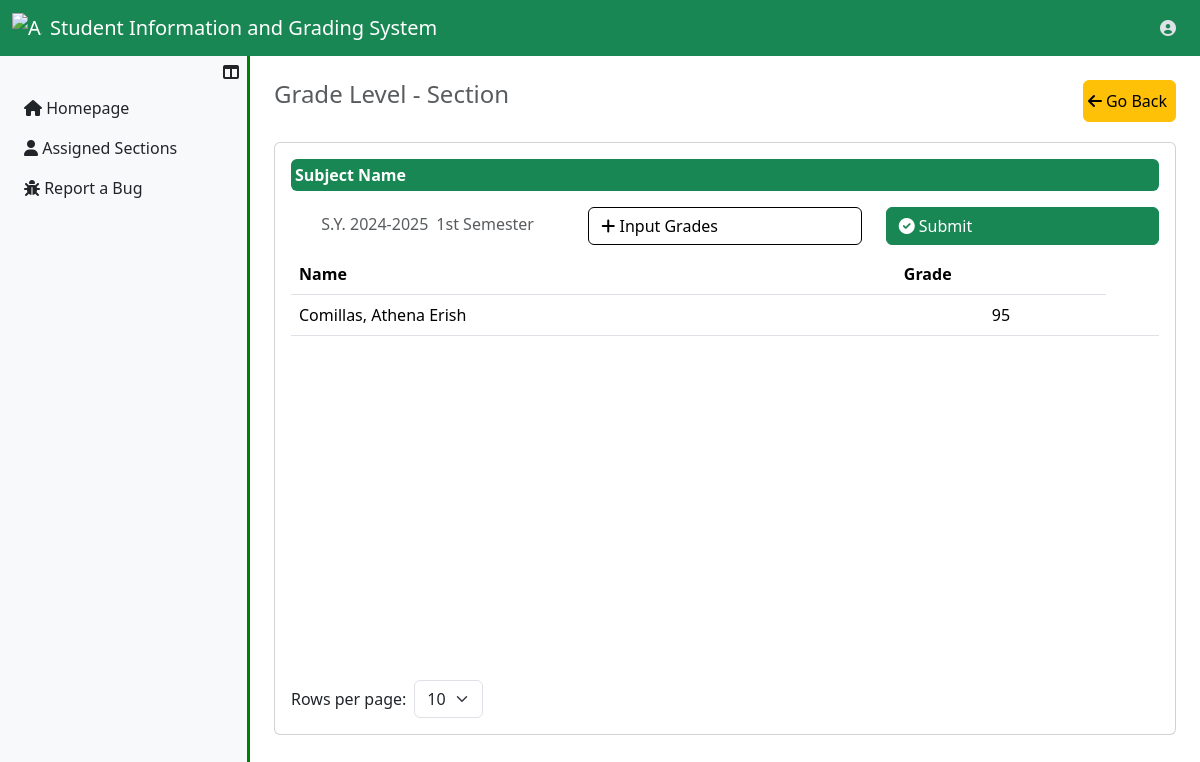
Screenshot of /UserFaculty/viewSubject.php (signed in) with the database file from the repository.
### tables this page shows
CREATE TABLE `sc_assignments_tbl` (
  `assignment_id` int(11) NOT NULL,
  `fk_student_id` int(11) NOT NULL,
  `fk_year_id` int(11) NOT NULL,
  `fk_strand_id` int(11) NOT NULL,
  `fk_section_id` int(11) NOT NULL,
  `academic_year` varchar(20) NOT NULL,
  `assignment_status` enum('Active','Completed','Transferred') NOT NULL DEFAULT 'Active',
  `insrt_ts` datetime NOT NULL,
  `updt_ts` datetime NOT NULL
);

CREATE TABLE `students_tbl` (
  `student_id` int(11) NOT NULL,
  `lrn_number` varchar(250) NOT NULL,
  `s_fname` varchar(50) NOT NULL,
  `s_mname` varchar(50) DEFAULT NULL,
  `s_lname` varchar(50) NOT NULL,
  `s_suffix` varchar(10) DEFAULT NULL,
  `s_sex` enum('Male','Female') NOT NULL,
  `s_birthdate` date NOT NULL,
  `s_status` enum('Active','Inactive') NOT NULL,
  `insrt_ts` datetime NOT NULL,
  `updt_ts` datetime DEFAULT NULL
);

CREATE TABLE `student_grades_tbl` (
  `student_grade_id` int(11) NOT NULL,
  `fk_student_subject_id` int(11) NOT NULL,
  `fk_faculty_id` int(11) NOT NULL,
  `student_grade` decimal(10,0) NOT NULL,
  `grade_status` enum('Pending','Approved') NOT NULL DEFAULT 'Approved',
  `insrt_ts` datetime NOT NULL,
  `updt_ts` datetime DEFAULT NULL
);

### UserFaculty/viewSubject.php (the view, shortened to what this page needs)
<?php
    include ("../server_connection/db_connect.php");
?>
<!DOCTYPE html>
<html lang="en">
<head>
    <link rel="stylesheet" href="../../Bootstrap/css/bootstrap.min.css">
    <link rel="stylesheet" href="https://cdnjs.cloudflare.com/ajax/libs/font-awesome/6.0.0-beta3/css/all.min.css">
</head>
<body>
    <?php include '../Assets/components/Navbar.php'; ?>
    <div class="d-flex">
        <?php include '../Assets/components/FacultySidebar.php'; ?>
        <div class="content p-4 flex-grow-1">
            <div class="d-flex justify-content-between">
                <h4 class="text-muted">Grade Level - Section</h4>
                <a href="submitGrade.php" class="link-offset-2 link-underline link-underline-opacity-0">
                <button type="button" class="btn btn-warning d-flex justify-content-center align-items-center text-center p-1">
                    <i class="fas fa-arrow-left"></i>
                    <span class="text-wrap p-1" href="/submitGrade.php">Go Back</span>
                </button>
                </a>
            </div>
            <div class="card table-container" >
                <div class="card-body">
                <div class="d-flex mb-3 p-1 bg-success rounded text-white fw-bold justify-content-between">Subject Name</div>
                <div class="row">
                    <div class="col-12 col-sm-4 col-md-4 mb-2">
                        <div class="d-flex mt-1 w-100 justify-content-center align-items-center">
                            <h6 class="text-muted p-1">S.Y. 2024-2025</h6>
                            <h6 class="text-muted p-1">1st Semester</h6>
                        </div>
                    </div>
                    <div class="col-12 col-sm-4 col-md-4 mb-2">
                        <a href="#" class="btn border-black text-black bg-white text-start w-100">
                            <i class="fas fa-plus"></i> Input Grades
                        </a>
                    </div>
                    <div class="col-12 col-sm-4 col-md-4 mb-2">
                        <a href="#" class="btn btn-success text-start w-100">
                            <i class="fa fa-check-circle"></i> Submit
                        </a>
                    </div>
                </div>
                    <div class="table-responsive">
                        <table class="table" id="studentsTable">
                            <thead>
                                <tr>
                                    <th>Name</th>
                                    <th>Grade</th>
                                </tr>
                            </thead>
                            <tbody id="tableBody" align="center">
                                <?php
                                    $sql = "SELECT SC.assignment_id, A.student_id, A.s_fname, A.s_lname, A.s_status,
                                    B.student_grade_id, B.student_grade
                                    FROM sc_assignments_tbl  AS SC INNER JOIN
                                    students_tbl AS A on SC.fk_student_id=A.student_id
                                    INNER JOIN student_grades_tbl AS B ON SC.fk_student_id=B.student_grade_id";
                                    try
                                    {
                                        $result=$conn->prepare($sql);
                                        $result->execute();
                                        if($result->rowcount()>0)
                                        {
                                            while($row=$result->fetch(PDO::FETCH_ASSOC))
                                            {
                                                echo "
                                                    <tr>
                                                        <td align='left'>{$row["s_lname"]}, {$row["s_fname"]} </td>
                                                        <td align='center'>{$row["student_grade"]}</td>
                                                        <td>";
                                                        ?>
                                                    </tr>
                                                <?php
                                            }
                                        }
                                        else
                                        {
                                            echo "<tr><tdv colspan = '6'> No records found. </td></tr>";
                                        }
                                    }
                                    catch(Exception $e)
                                    {
                                        echo "Unexpected error has been occured!" . $e ->getMessage();
                                    }
                                ?>
                            </tbody>
                        </table>
                    </div>
                    <div class="d-flex justify-content-between align-items-center mt-3">
                        <div class="d-inline-flex align-items-center">
                            <label for="rowsPerPage" class="me-2 mb-0">Rows per page:</label>
                            <select id="rowsPerPage" class="form-select">
                                <option value="10">10</option>
                            </select>
                        </div>
                    </div>
                </div>
            </div>
        </div>
    </div>
</body>
</html>

### Assets/components/FacultySidebar.php (style rules this page uses)
html, body { height: 100vh; margin: 0; overflow: hidden; }

### UserFaculty/viewSubject.php (style rules this page uses)
.table-container { margin-top: 20px; min-width: 100%; }
.table-responsive { height: 40vh; }
.content { transition: margin-left 0.3s ease; }
#rowsPerPage { width: auto; }

### rows the page displays
sc_assignments_tbl: fk_student.s_lname "Comillas", fk_student.s_fname "Athena Erish", student_grades_tbl.student_grade "95"
